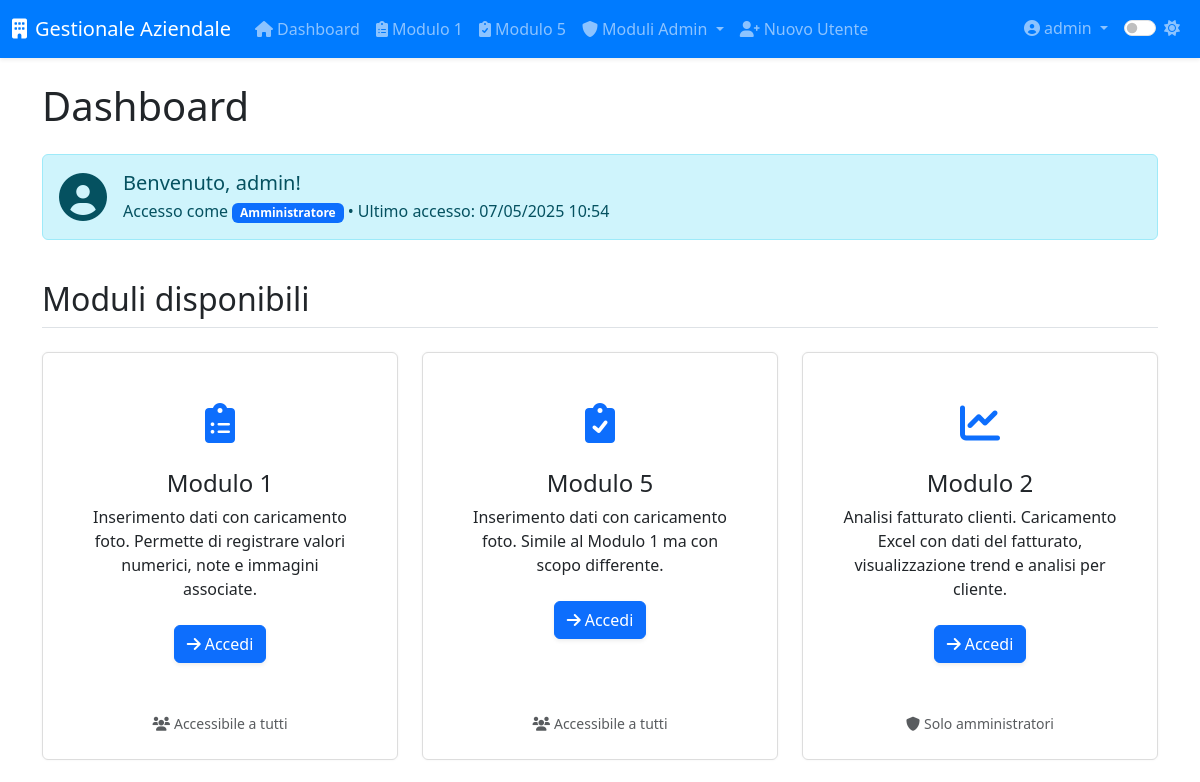
The page /index (signed in, upper part) on the database as committed earlier.
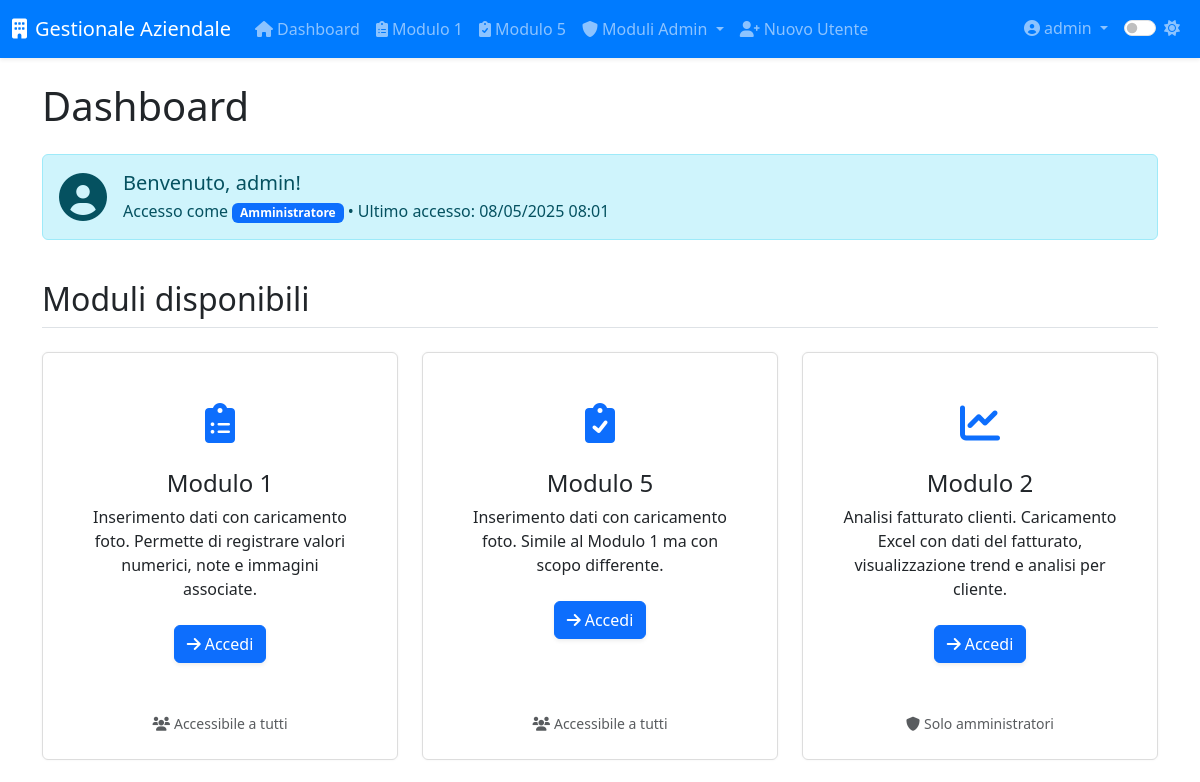
The same page on the database as committed later.
### app/models.py (models this page shows, shortened)
class User(UserMixin, db.Model):
    __tablename__ = 'users'
    id = db.Column(db.Integer, primary_key=True)
    username = db.Column(db.String(64), unique=True, nullable=False, index=True)
    email = db.Column(db.String(120), unique=True, nullable=False, index=True)
    password_hash = db.Column(db.String(128), nullable=False)
    role = db.Column(db.String(20), default='operatore')  # 'operatore' o 'admin'
    created_at = db.Column(db.DateTime, default=datetime.utcnow)
    last_login = db.Column(db.DateTime)
    is_active = db.Column(db.Boolean, default=True)
    modulo1_entries = db.relationship('Modulo1Entry',
                               backref='author',
                               lazy='dynamic',
                               foreign_keys='Modulo1Entry.user_id')
    modulo5_entries = db.relationship('Modulo5Entry',
                               backref='author',
                               lazy='dynamic',
                               foreign_keys='Modulo5Entry.user_id')
    def is_admin(self):
        return self.role == 'admin'

### app/routes/dashboard.py (the view)
@dashboard.route('/')
@dashboard.route('/index')
@login_required
def index():
    stats = {
        'modulo1_count': 0,
        'modulo1_unviewed': 0,
        'modulo5_count': 0,
        'modulo5_unviewed': 0,
        'fatturato_totale': 0,
        'clienti_count': 0,
        'users_count': 0,
        'admin_count': 0,
        'operatori_count': 0
    }
    if current_user.is_admin():
        stats['modulo1_count'] = Modulo1Entry.query.count()
        stats['modulo1_unviewed'] = Modulo1Entry.query.filter_by(viewed=False).count()
        stats['modulo5_count'] = Modulo5Entry.query.count()
        stats['modulo5_unviewed'] = Modulo5Entry.query.filter_by(viewed=False).count()
        stats['fatturato_totale'] = db.session.query(func.sum(Fatturato.importo)).scalar() or 0
        stats['clienti_count'] = Cliente.query.count()
        stats['users_count'] = User.query.count()
        stats['admin_count'] = User.query.filter_by(role='admin').count()
        stats['operatori_count'] = User.query.filter_by(role='operatore').count()
    recent_activities = []  # opzionalmente da implementare
    return render_template('dashboard/index.html', title='Dashboard', stats=stats, recent_activities=recent_activities)

### app/__init__.py (called while the page is built)
def register_jinja_filters(app):
    @app.template_filter('format_date')
    def format_date(value, format='%d/%m/%Y'):
        if value:
            return value.strftime(format)
        return ""
    @app.template_filter('format_currency')
    def format_currency(value):
        if value is not None:
            return f"€ {value:,.2f}".replace(",", "X").replace(".", ",").replace("X", ".")
        return "€ 0,00"
    @app.template_filter('truncate_text')
    def truncate_text(text, length=100):
        """Tronca il testo alla lunghezza specificata"""
        if text and len(text) > length:
            return text[:length] + "..."
        return text if text else ""

### app/models.py (called while the page is built)
@login_manager.user_loader
def load_user(id):
    return User.query.get(int(id))

### app/templates/dashboard/index.html (shortened to what this page needs)
{% extends "base.html" %}
{% block content %}
<div class="row mb-4">
    <div class="col-12">
        <div class="alert alert-info">
            <div class="d-flex align-items-center">
                <div class="me-3">
                    <i class="fas fa-user-circle fa-3x"></i>
                </div>
                <div>
                    <h5 class="mb-1">Benvenuto, {{ current_user.username }}!</h5>
                    <p class="mb-0">
                        Accesso come
                        <span class="badge bg-{{ 'primary' if current_user.is_admin() else 'secondary' }}">
                            {{ 'Amministratore' if current_user.is_admin() else 'Operatore' }}
                        </span>
                        • Ultimo accesso:
                        {% if current_user.last_login %}
                            {{ current_user.last_login | format_date('%d/%m/%Y %H:%M') }}
                        {% else %}
                            Prima volta
                        {% endif %}
                    </p>
                </div>
            </div>
        </div>
    </div>
</div>
<div class="row mb-4">
    <div class="col-12">
        <h2 class="border-bottom pb-2 mb-4">Moduli disponibili</h2>
    </div>
    <div class="col-md-6 col-lg-4 mb-4">
        <div class="card h-100 dashboard-card">
            <div class="card-body text-center">
                <div class="dashboard-icon text-primary">
                    <i class="fas fa-clipboard-list"></i>
                </div>
                <h4 class="card-title">Modulo 1</h4>
                <p class="card-text">Inserimento dati con caricamento foto. Permette di registrare valori numerici, note e immagini associate.</p>
                <a href="{{ url_for('modulo1.index') }}" class="btn btn-primary mt-2">
                    <i class="fas fa-arrow-right me-1"></i>Accedi
                </a>
            </div>
            <div class="card-footer bg-transparent border-top-0 text-muted text-center">
                <small><i class="fas fa-users me-1"></i>Accessibile a tutti</small>
            </div>
        </div>
    </div>
    <div class="col-md-6 col-lg-4 mb-4">
        <div class="card h-100 dashboard-card">
            <div class="card-body text-center">
                <div class="dashboard-icon text-primary">
                    <i class="fas fa-clipboard-check"></i>
                </div>
                <h4 class="card-title">Modulo 5</h4>
                <p class="card-text">Inserimento dati con caricamento foto. Simile al Modulo 1 ma con scopo differente.</p>
                <a href="{{ url_for('modulo5.index') }}" class="btn btn-primary mt-2">
                    <i class="fas fa-arrow-right me-1"></i>Accedi
                </a>
            </div>
            <div class="card-footer bg-transparent border-top-0 text-muted text-center">
                <small><i class="fas fa-users me-1"></i>Accessibile a tutti</small>
            </div>
        </div>
    </div>
    {% if current_user.is_admin() %}
    <div class="col-md-6 col-lg-4 mb-4">
        <div class="card h-100 dashboard-card">
            <div class="card-body text-center">
                <div class="dashboard-icon text-primary">
                    <i class="fas fa-chart-line"></i>
                </div>
                <h4 class="card-title">Modulo 2</h4>
                <p class="card-text">Analisi fatturato clienti. Caricamento Excel con dati del fatturato, visualizzazione trend e analisi per cliente.</p>
                <a href="{{ url_for('modulo2.index') }}" class="btn btn-primary mt-2">
                    <i class="fas fa-arrow-right me-1"></i>Accedi
                </a>
            </div>
            <div class="card-footer bg-transparent border-top-0 text-muted text-center">
                <small><i class="fas fa-shield-alt me-1"></i>Solo amministratori</small>
            </div>
        </div>
    </div>
    {% endif %}
</div>
{% endblock %}

### app/templates/base.html (shortened to what this page needs)
<!DOCTYPE html>
<html lang="it">
<head>
    <link href="https://cdn.jsdelivr.net/npm/bootstrap@5.3.0-alpha1/dist/css/bootstrap.min.css" rel="stylesheet">
    <link rel="stylesheet" href="https://cdnjs.cloudflare.com/ajax/libs/font-awesome/6.0.0/css/all.min.css">
    <link id="theme-style" rel="stylesheet" href="{{ url_for('static', filename='css/theme-' + theme + '.css') }}">
    <link rel="stylesheet" href="{{ url_for('static', filename='css/style.css') }}">
    <link rel="stylesheet" href="{{ url_for('static', filename='css/modulo8.css') }}">
</head>
<body>
    <header class="navbar navbar-expand-lg navbar-dark bg-primary sticky-top shadow-sm">
        <div class="container-fluid">
            <a class="navbar-brand" href="{{ url_for('dashboard.index') }}">
                <i class="fas fa-building me-2"></i>{{ app_name }}
            </a>
            <div class="collapse navbar-collapse" id="navbarMain">
                {% if current_user.is_authenticated %}
                <ul class="navbar-nav me-auto">
                    <li class="nav-item">
                        <a class="nav-link" href="{{ url_for('dashboard.index') }}">
                            <i class="fas fa-home me-1"></i>Dashboard
                        </a>
                    </li>
                    <li class="nav-item">
                        <a class="nav-link" href="{{ url_for('modulo1.index') }}">
                            <i class="fas fa-clipboard-list me-1"></i>Modulo 1
                        </a>
                    </li>
                    <li class="nav-item">
                        <a class="nav-link" href="{{ url_for('modulo5.index') }}">
                            <i class="fas fa-clipboard-check me-1"></i>Modulo 5
                        </a>
                    </li>
                    {% if current_user.is_admin() %}
                    <li class="nav-item dropdown">
                        <a class="nav-link dropdown-toggle" href="#" id="adminModulesDropdown" data-bs-toggle="dropdown">
                            <i class="fas fa-shield-alt me-1"></i>Moduli Admin
                        </a>
                    </li>
                    <li class="nav-item">
                        <a class="nav-link" href="{{ url_for('auth.register') }}">
                            <i class="fas fa-user-plus me-1"></i>Nuovo Utente
                        </a>
                    </li>
                    {% endif %}
                </ul>
                <ul class="navbar-nav ms-auto">
                    <li class="nav-item dropdown">
                        <a class="nav-link dropdown-toggle" href="#" id="userDropdown" data-bs-toggle="dropdown">
                            <i class="fas fa-user-circle me-1"></i>{{ current_user.username }}
                        </a>
                    </li>
                    <li class="nav-item">
                        <div class="nav-link">
                            <div class="form-check form-switch">
                                <input class="form-check-input" type="checkbox" id="darkModeToggle" {% if theme == 'dark' %}checked{% endif %}>
                                <label class="form-check-label" for="darkModeToggle">
                                    <i id="theme-icon" class="fas {% if theme == 'dark' %}fa-moon{% else %}fa-sun{% endif %}"></i>
                                </label>
                            </div>
                        </div>
                    </li>
                </ul>
                {% endif %}
            </div>
        </div>
    </header>
    <main class="container py-4">
        <div class="page-header mb-4">
            <h1>{% block page_title %}{{ title }}{% endblock %}</h1>
        </div>
        {% block content %}{% endblock %}
    </main>
</body>
</html>

Rows that differ between the two databases and show on the page:
changed User "admin": last_login "07/05/2025 10:54" → "08/05/2025 08:01"
